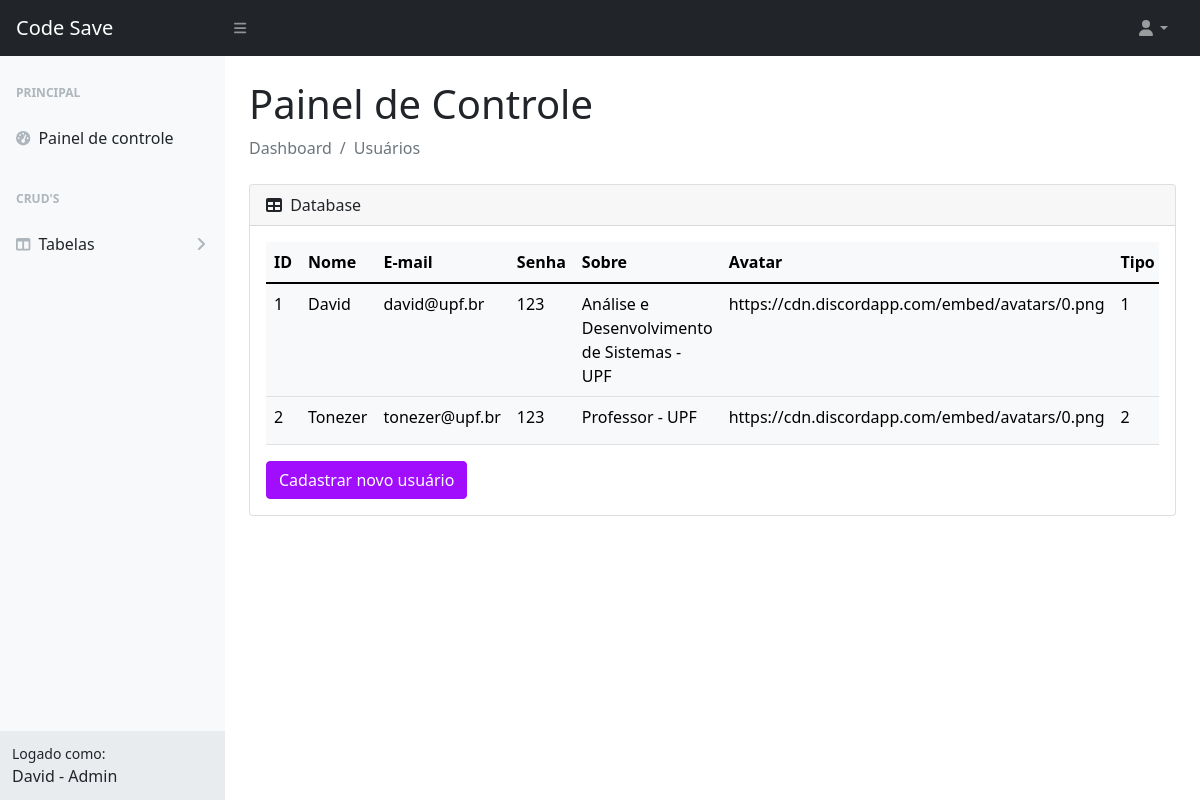
The app's page /pages/userIndex.php (signed in) with its own data.
### tables this page shows
CREATE TABLE `user_profile` (
	`id` INT(10) NOT NULL AUTO_INCREMENT,
	`password` VARCHAR(20) NOT NULL,
	`email` VARCHAR(100) NOT NULL,
	`name` VARCHAR(100) NOT NULL,
	`bio` VARCHAR(200),
	`picture` VARCHAR(300) DEFAULT 'https://cdn.discordapp.com/embed/avatars/0.png',
  `user_type_id` INT(3) NOT NULL,
	PRIMARY KEY (`id`),
  FOREIGN KEY (`user_type_id`) REFERENCES `user_type`(`id`)
);

### utils/queries.php (called while the page is built, shortened)
<?php
function getUsers()
{
  $conn = connect();
  $sql = "SELECT * FROM user_profile";
  $result = $conn->query($sql);
  $users = array();
  if ($result->num_rows > 0) {
    while ($row = $result->fetch_assoc()) {
      $users[] = $row;
    }
  }
  return $users;
}

### components/components.php (the view, shortened to what this page needs)
<?php
function tableRowUser($id, $name, $email, $password, $bio, $picture, $type)
{
  echo "
<tr class=''>
  <td>$id</td>
  <td>$name</td>
  <td>$email</td>
  <td>$password</td>
  <td>$bio</td>
  <td>$picture</td>
  <td>$type</td>
  <td><a href='userEdit.php?id=$id' class='btn btn-sm btn-primary'><i class='fas fa-edit'></i></a></td>
  <td><a href='userDelete.php?id=$id' class='btn btn-sm btn-danger'><i class='fas fa-trash'></i></a></td>
</tr>";
}

### pages/userIndex.php (shortened to what this page needs)
<?php
include_once '../utils/queries.php';
?>
<!DOCTYPE html>
<html lang="en">
<head>
  <link href="css/styles.css" rel="stylesheet" />
</head>
<body class="sb-nav-fixed">
  <nav class="sb-topnav navbar navbar-expand navbar-dark bg-dark">
    <a class="navbar-brand ps-3" href="index.php">Code Save</a>
    <button class="btn btn-link btn-sm order-1 order-lg-0 me-4 me-lg-0" id="sidebarToggle" href="#!"><i class="fas fa-bars"></i></button>
    <ul class="navbar-nav ms-auto ms-md-0 me-3 me-lg-4">
      <li class="nav-item dropdown">
        <a class="nav-link dropdown-toggle" id="navbarDropdown" href="#" role="button" data-bs-toggle="dropdown" aria-expanded="false"><i class="fas fa-user fa-fw"></i></a>
      </li>
    </ul>
  </nav>
  <div id="layoutSidenav">
    <div id="layoutSidenav_nav">
      <nav class="sb-sidenav accordion sb-sidenav-light" id="sidenavAccordion">
        <div class="sb-sidenav-menu">
          <div class="nav">
            <div class="sb-sidenav-menu-heading">Principal</div>
            <a class="nav-link" href="index.php">
              <div class="sb-nav-link-icon"><i class="fas fa-tachometer-alt"></i></div>
              Painel de controle
            </a>
            <div class="sb-sidenav-menu-heading">CRUD'S</div>
            <a class="nav-link collapsed" href="#" data-bs-toggle="collapse" data-bs-target="#collapseLayouts" aria-expanded="false" aria-controls="collapseLayouts">
              <div class="sb-nav-link-icon"><i class="fas fa-columns"></i></div>
              Tabelas
              <div class="sb-sidenav-collapse-arrow"><i class="fas fa-angle-down"></i></div>
            </a>
          </div>
        </div>
        <div class="sb-sidenav-footer">
          <div class="small">Logado como:</div>
          <?php echo $_SESSION['name'] ?> -
          <?php echo $_SESSION['user_type'] ?>
        </div>
      </nav>
    </div>
    <div id="layoutSidenav_content">
      <main>
        <div class="container-fluid px-4">
          <h1 class="mt-4">Painel de Controle</h1>
          <ol class="breadcrumb mb-4">
            <li class="breadcrumb-item active">Dashboard</li>
            <li class="breadcrumb-item active">Usuários</li>
          </ol>
          <div class="card mb-4">
            <div class="card-header">
              <i class="fas fa-table me-1"></i>
              Database
            </div>
            <div class="card-body">
              <div class="table-responsive">
                <table class="table table-light">
                  <thead>
                    <tr>
                      <th scope="col">ID</th>
                      <th scope="col">Nome</th>
                      <th scope="col">E-mail</th>
                      <th scope="col">Senha</th>
                      <th scope="col">Sobre</th>
                      <th scope="col">Avatar</th>
                      <th scope="col">Tipo</th>
                    </tr>
                  </thead>
                  <tbody>
                    <?php
                    require_once '../components/components.php';
                    $users = getUsers();
                    foreach ($users as $user) {
                      tableRowUser(
                        $user['id'],
                        $user['name'],
                        $user['email'],
                        $user['password'],
                        $user['bio'],
                        $user['picture'],
                        $user['user_type_id']
                      );
                    }
                    ?>
                  </tbody>
                </table>
                <a name="" id="" class="btn btn-primary" href="./userInsert.php" role="button">Cadastrar novo usuário</a>
              </div>
            </div>
          </div>
      </main>
    </div>
  </div>
</body>
</html>

### records on screen
user_profile: id "1", name "David", email "david@upf.br", password "123", bio "Análise e Desenvolvimento de Sistemas - UPF", picture "https://cdn.discordapp.com/embed/avatars/0.png", user_type "1"
user_profile: id "2", name "Tonezer", email "tonezer@upf.br", password "123", bio "Professor - UPF", picture "https://cdn.discordapp.com/embed/avatars/0.png", user_type "2"

### other values on screen
$_SESSION['name'] "David"
$_SESSION['user_type'] "Admin"
